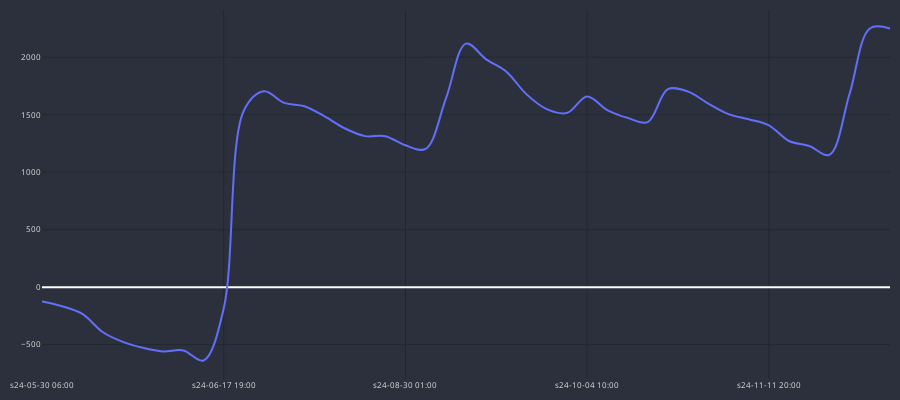
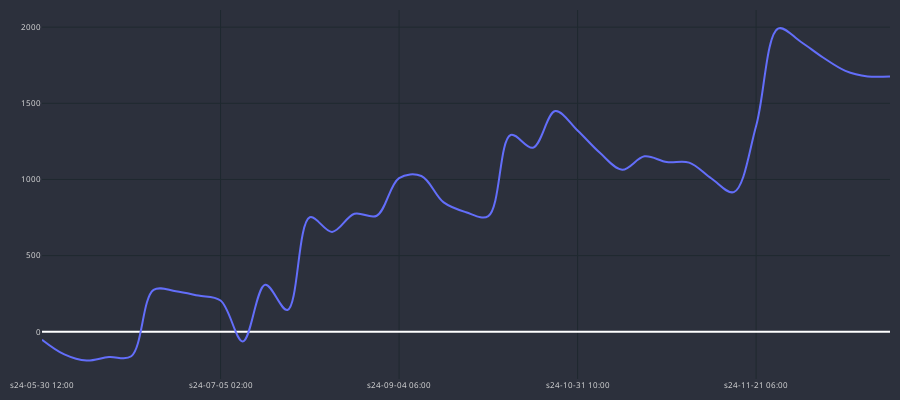
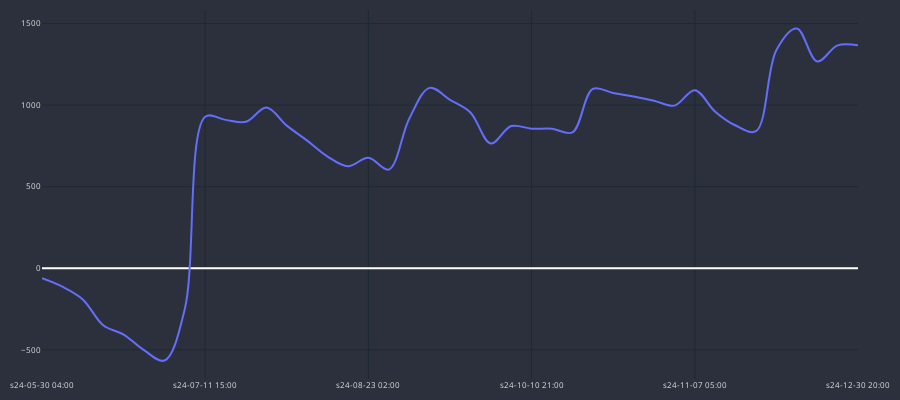
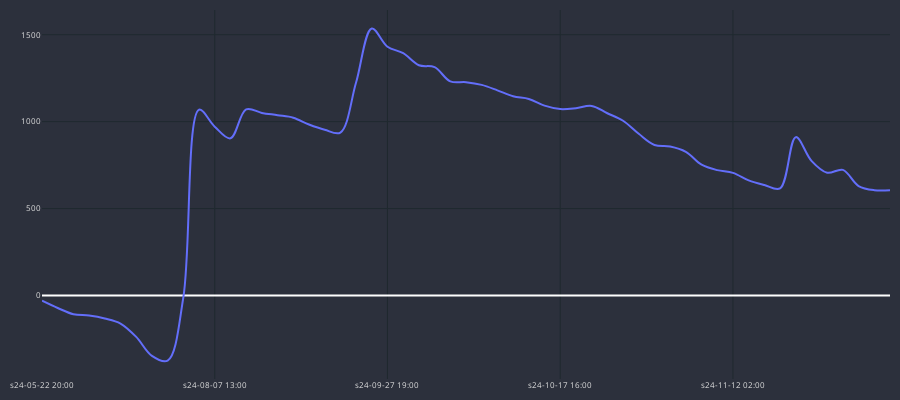

The notebook cell saved with these charts, in order:
### Code cell
for curr in df_MA_10_MA_150[df_MA_10_MA_150.total_gain > 0].pair.unique():
    temp_gains = df_ma_trades_h1[(df_ma_trades_h1.cross == cross)&(df_ma_trades_h1.pair == curr)].copy()

    print(curr, int(temp_gains.GAIN.sum()))
    cp = CandlePlot(temp_gains, candles=False)
    cp.show_plot(line_traces=['GAIN_C'])

### Figure 1 — Plotly figure (JSON) as saved in the notebook; plotly's stock layout.template omitted (floating-point values rounded to 4 significant figures)
{"data": [{"line": {"shape": "spline", "width": 2}, "name": "GAIN_C", "type": "scatter", "x": ["s24-05-30 06:00", "s24-05-31 16:00", "s24-06-03 11:00", "s24-06-04 03:00", "s24-06-04 07:00", "s24-06-06 13:00", "s24-06-06 16:00", "s24-06-07 20:00", "s24-06-14 15:00", "s24-06-17 19:00", "s24-07-11 17:00", "s24-08-08 21:00", "s24-08-20 20:00", "s24-08-21 11:00", "s24-08-21 21:00", "s24-08-22 08:00", "s24-08-26 00:00", "s24-08-26 20:00", "s24-08-30 01:00", "s24-08-30 10:00", "s24-09-03 15:00", "s24-09-17 13:00", "s24-09-27 14:00", "s24-10-01 03:00", "s24-10-01 12:00", "s24-10-02 15:00", "s24-10-04 08:00", "s24-10-04 10:00", "s24-10-16 09:00", "s24-10-17 17:00", "s24-10-21 05:00", "s24-10-21 11:00", "s24-10-31 09:00", "s24-11-06 04:00", "s24-11-08 12:00", "s24-11-11 06:00", "s24-11-11 20:00", "s24-11-14 23:00", "s24-11-15 10:00", "s24-11-20 08:00", "s24-11-20 23:00", "s24-12-04 14:00", "s24-12-30 21:00"], "y": [-124.3, -166.4, -232.9, -389.9, -475.4, -527.5, -558.6, -550.1, -638.3, -185.7, 1537.0, 1703.0, 1602.0, 1574.0, 1484.0, 1381.0, 1313.0, 1313.0, 1234.0, 1202.0, 1637.0, 2118.0, 1981.0, 1874.0, 1677.0, 1549.0, 1515.0, 1659.0, 1540.0, 1473.0, 1436.0, 1723.0, 1700.0, 1597.0, 1506.0, 1460.0, 1407.0, 1271.0, 1228.0, 1151.0, 1682.0, 2250.0, 2250.0]}], "layout": {"font": {"color": "#e1e1e1", "size": 8}, "height": 400, "margin": {"b": 10, "l": 10, "r": 10, "t": 10}, "paper_bgcolor": "#2c303c", "plot_bgcolor": "#2c303c", "width": 900, "xaxis": {"gridcolor": "#1f292f", "nticks": 5, "rangeslider": {"visible": false}}, "yaxis": {"gridcolor": "#1f292f"}}}

### Figure 2 — Plotly figure (JSON) as saved in the notebook; plotly's stock layout.template omitted (floating-point values rounded to 4 significant figures)
{"data": [{"line": {"shape": "spline", "width": 2}, "name": "GAIN_C", "type": "scatter", "x": ["s24-05-30 12:00", "s24-05-31 11:00", "s24-06-03 14:00", "s24-06-07 17:00", "s24-06-12 19:00", "s24-06-13 00:00", "s24-07-04 17:00", "s24-07-04 21:00", "s24-07-05 02:00", "s24-07-09 19:00", "s24-07-11 13:00", "s24-07-30 11:00", "s24-07-30 16:00", "s24-08-08 19:00", "s24-08-19 04:00", "s24-08-29 16:00", "s24-09-04 06:00", "s24-09-17 20:00", "s24-09-27 13:00", "s24-10-01 03:00", "s24-10-01 16:00", "s24-10-02 06:00", "s24-10-21 03:00", "s24-10-21 09:00", "s24-10-31 10:00", "s24-11-06 05:00", "s24-11-08 09:00", "s24-11-11 02:00", "s24-11-18 00:00", "s24-11-18 04:00", "s24-11-18 23:00", "s24-11-20 07:00", "s24-11-21 06:00", "s24-12-09 09:00", "s24-12-30 20:00", "s25-01-01 23:00", "s25-01-02 06:00", "s25-01-02 21:00", "s25-01-03 06:00"], "y": [-52.1, -148.7, -189.1, -165.7, -161.3, 274.8, 265.7, 237.4, 204.9, -63.3, 308.3, 142.9, 751.6, 655.8, 774.5, 761.7, 1009.0, 1023.0, 849.3, 785.0, 759.1, 1292.0, 1209.0, 1449.0, 1321.0, 1175.0, 1064.0, 1152.0, 1114.0, 1111.0, 1007.0, 916.9, 1351.0, 1992.0, 1904.0, 1801.0, 1714.0, 1677.0, 1677.0]}], "layout": {"font": {"color": "#e1e1e1", "size": 8}, "height": 400, "margin": {"b": 10, "l": 10, "r": 10, "t": 10}, "paper_bgcolor": "#2c303c", "plot_bgcolor": "#2c303c", "width": 900, "xaxis": {"gridcolor": "#1f292f", "nticks": 5, "rangeslider": {"visible": false}}, "yaxis": {"gridcolor": "#1f292f"}}}

### Figure 3 — Plotly figure (JSON) as saved in the notebook; plotly's stock layout.template omitted (floating-point values rounded to 4 significant figures)
{"data": [{"line": {"shape": "spline", "width": 2}, "name": "GAIN_C", "type": "scatter", "x": ["s24-05-30 04:00", "s24-05-31 13:00", "s24-06-03 14:00", "s24-06-04 02:00", "s24-06-04 08:00", "s24-06-12 23:00", "s24-06-13 17:00", "s24-06-17 16:00", "s24-07-11 15:00", "s24-08-07 17:00", "s24-08-07 19:00", "s24-08-08 15:00", "s24-08-19 09:00", "s24-08-19 19:00", "s24-08-20 16:00", "s24-08-22 16:00", "s24-08-23 02:00", "s24-08-30 18:00", "s24-09-03 14:00", "s24-09-17 15:00", "s24-09-27 13:00", "s24-10-01 07:00", "s24-10-01 09:00", "s24-10-02 15:00", "s24-10-10 21:00", "s24-10-11 05:00", "s24-10-15 10:00", "s24-10-21 16:00", "s24-11-04 05:00", "s24-11-05 09:00", "s24-11-05 20:00", "s24-11-06 22:00", "s24-11-07 05:00", "s24-11-14 21:00", "s24-11-15 15:00", "s24-11-20 02:00", "s24-11-20 19:00", "s24-12-05 16:00", "s24-12-18 23:00", "s24-12-19 06:00", "s24-12-30 20:00"], "y": [-61.4, -113.4, -191.2, -350.0, -406.6, -502.6, -566.2, -250.3, 928.4, 909.7, 897.6, 985.8, 874.3, 782.2, 684.8, 625.2, 677.2, 604.6, 916.6, 1106.0, 1032.0, 955.0, 764.4, 871.8, 855.7, 855.2, 832.6, 1100.0, 1074.0, 1053.0, 1027.0, 997.0, 1092.0, 960.0, 875.0, 840.4, 1338.0, 1470.0, 1267.0, 1367.0, 1367.0]}], "layout": {"font": {"color": "#e1e1e1", "size": 8}, "height": 400, "margin": {"b": 10, "l": 10, "r": 10, "t": 10}, "paper_bgcolor": "#2c303c", "plot_bgcolor": "#2c303c", "width": 900, "xaxis": {"gridcolor": "#1f292f", "nticks": 5, "rangeslider": {"visible": false}}, "yaxis": {"gridcolor": "#1f292f"}}}

### Figure 4 — Plotly figure (JSON) as saved in the notebook; plotly's stock layout.template omitted (floating-point values rounded to 4 significant figures)
{"data": [{"line": {"shape": "spline", "width": 2}, "name": "GAIN_C", "type": "scatter", "x": ["s24-05-22 20:00", "s24-05-23 12:00", "s24-05-23 20:00", "s24-05-24 20:00", "s24-05-27 03:00", "s24-05-27 07:00", "s24-05-30 04:00", "s24-05-31 10:00", "s24-06-04 07:00", "s24-06-11 00:00", "s24-07-11 15:00", "s24-08-07 13:00", "s24-08-07 20:00", "s24-08-08 12:00", "s24-08-21 20:00", "s24-08-22 14:00", "s24-08-22 18:00", "s24-08-27 07:00", "s24-08-27 14:00", "s24-08-28 08:00", "s24-09-03 13:00", "s24-09-16 23:00", "s24-09-27 19:00", "s24-09-30 14:00", "s24-10-01 21:00", "s24-10-02 03:00", "s24-10-08 02:00", "s24-10-09 18:00", "s24-10-10 01:00", "s24-10-10 02:00", "s24-10-10 11:00", "s24-10-11 10:00", "s24-10-15 13:00", "s24-10-17 16:00", "s24-10-20 23:00", "s24-10-21 19:00", "s24-10-25 05:00", "s24-10-25 14:00", "s24-10-25 17:00", "s24-10-28 00:00", "s24-10-29 01:00", "s24-11-05 09:00", "s24-11-08 17:00", "s24-11-11 06:00", "s24-11-12 02:00", "s24-11-19 22:00", "s24-11-21 15:00", "s24-11-24 23:00", "s24-11-25 09:00", "s24-12-09 15:00", "s24-12-11 07:00", "s24-12-11 13:00", "s24-12-17 19:00", "s24-12-19 12:00", "s24-12-30 17:00"], "y": [-30.0, -71.5, -107.3, -115.2, -132.2, -161.0, -238.0, -347.2, -373.9, -11.2, 1069.0, 971.3, 904.1, 1071.0, 1050.0, 1037.0, 1023.0, 983.5, 953.6, 937.0, 1225.0, 1536.0, 1431.0, 1394.0, 1324.0, 1313.0, 1231.0, 1227.0, 1212.0, 1180.0, 1146.0, 1131.0, 1092.0, 1073.0, 1078.0, 1091.0, 1048.0, 1005.0, 930.0, 865.8, 857.6, 826.8, 752.6, 721.2, 705.6, 662.4, 636.0, 616.2, 910.9, 774.6, 706.2, 722.6, 629.8, 606.0, 606.0]}], "layout": {"font": {"color": "#e1e1e1", "size": 8}, "height": 400, "margin": {"b": 10, "l": 10, "r": 10, "t": 10}, "paper_bgcolor": "#2c303c", "plot_bgcolor": "#2c303c", "width": 900, "xaxis": {"gridcolor": "#1f292f", "nticks": 5, "rangeslider": {"visible": false}}, "yaxis": {"gridcolor": "#1f292f"}}}
